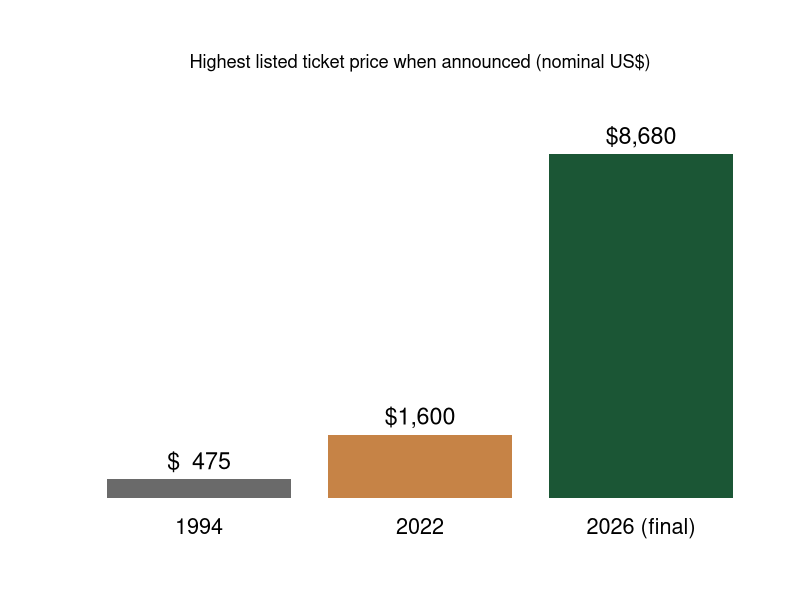
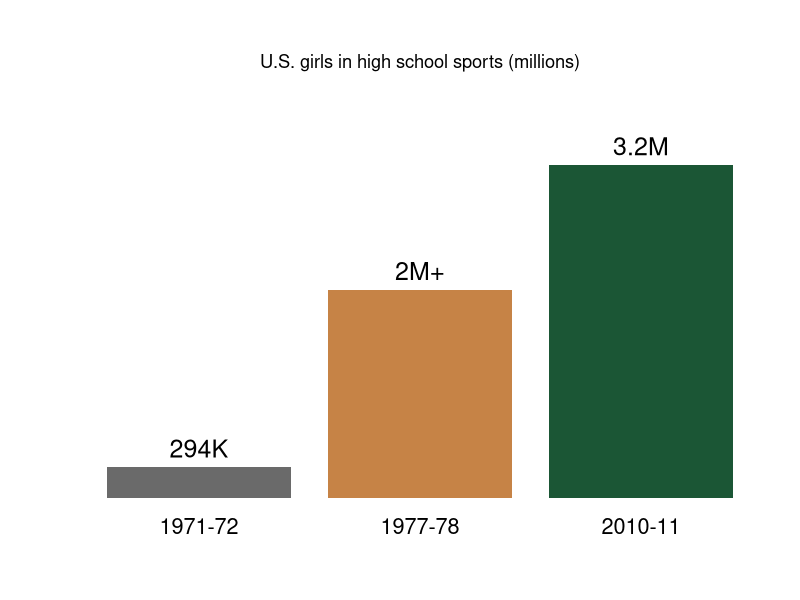
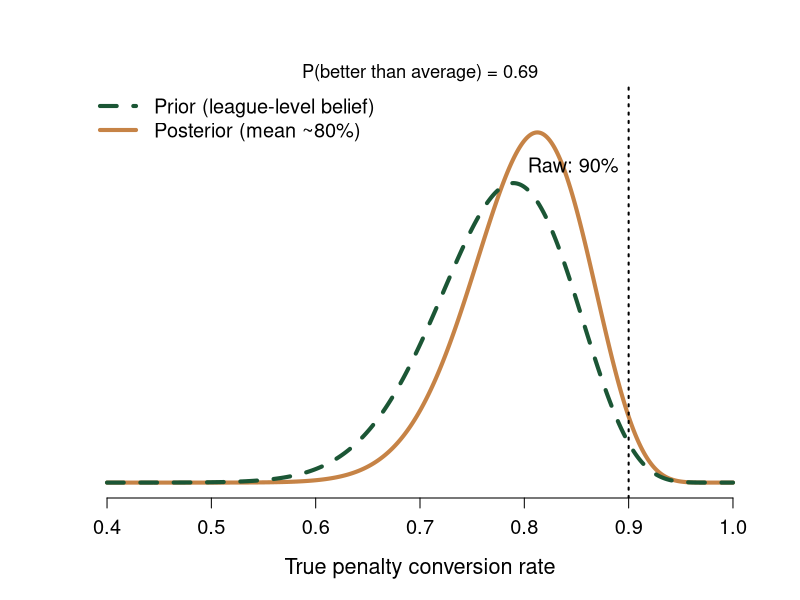
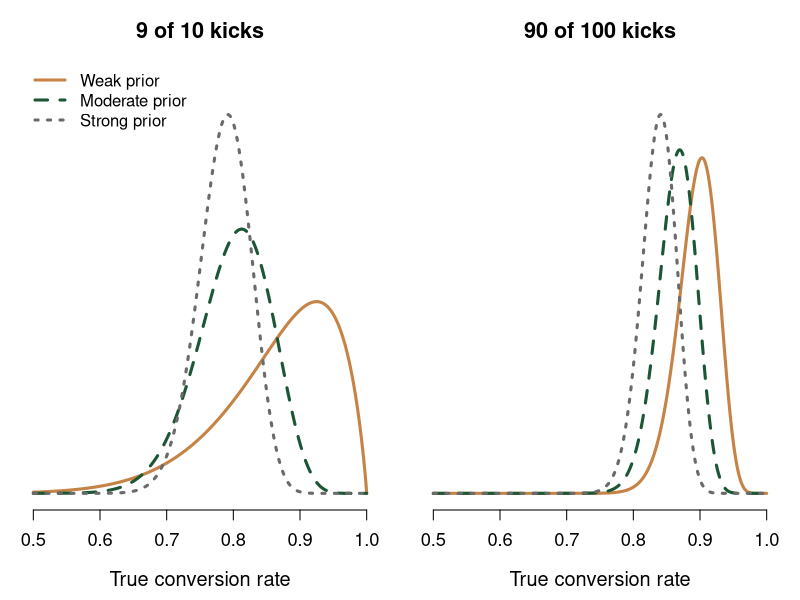
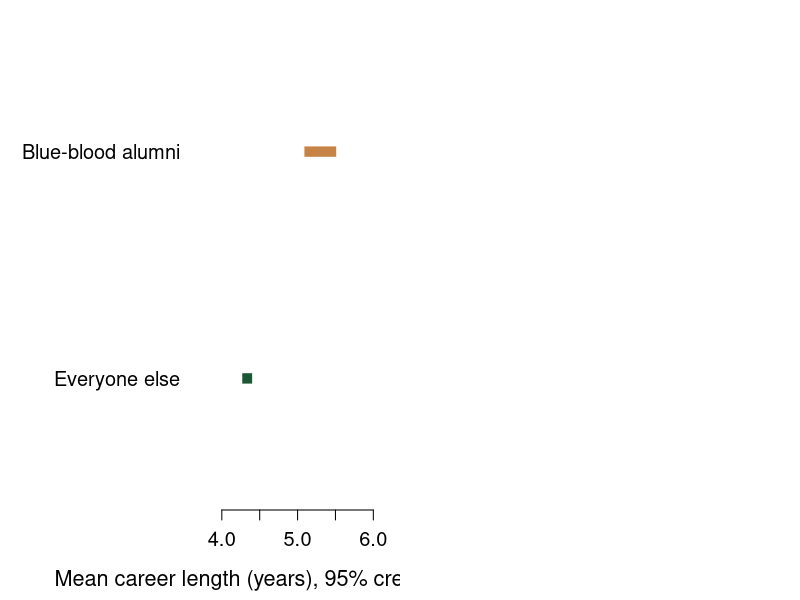
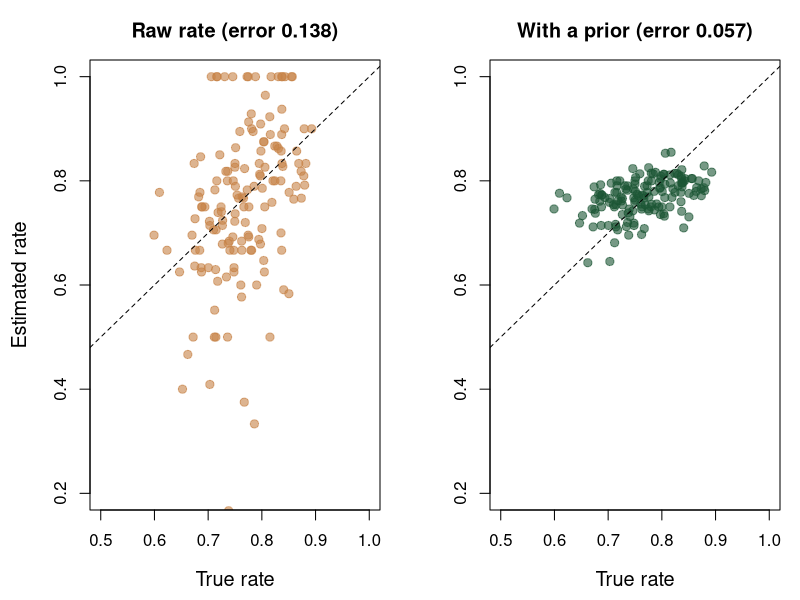
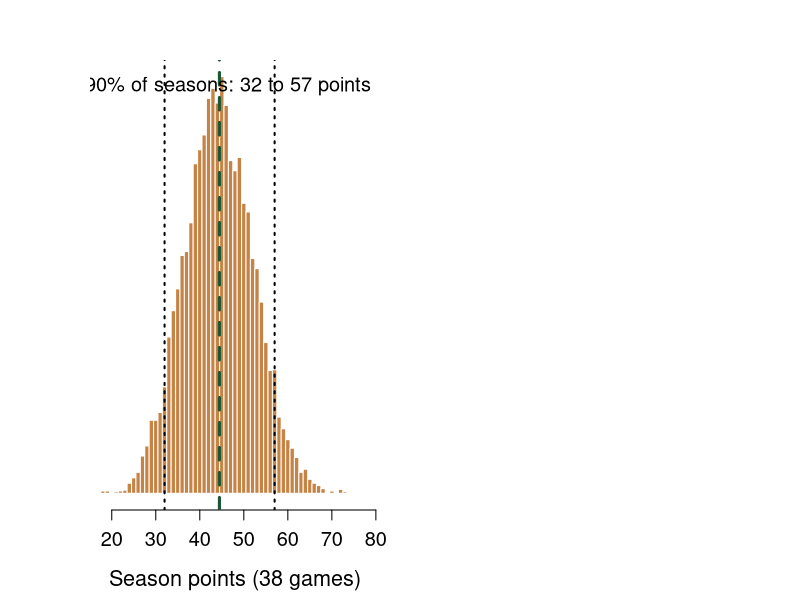

Write the R code that produced these figures, in order.
## ---- chunk 1
#| echo: false
#| fig-height: 3.8
#| fig-width: 9
yr  <- c("1994", "2022", "2026 (final)")
top <- c(475, 1600, 8680)
b <- barplot(top, names.arg = yr, col = c("#6a6a6a", "#C68346", "#1b5635"),
             border = NA, yaxt = "n", ylim = c(0, 10500), cex.names = 1.3)
text(b, top, labels = paste0("$", format(top, big.mark = ",")), pos = 3, cex = 1.4)
mtext("Highest listed ticket price when announced (nominal US$)", side = 3, line = 0.5, cex = 1.1)
## ---- chunk 2
#| echo: false
#| fig-height: 3.8
#| fig-width: 9
yrs   <- c("1971-72", "1977-78", "2010-11")
girls <- c(294015, 2000000, 3200000)
b <- barplot(girls / 1e6, names.arg = yrs, col = c("#6a6a6a", "#C68346", "#1b5635"),
             border = NA, yaxt = "n", ylim = c(0, 4), cex.names = 1.3)
text(b, girls / 1e6, labels = c("294K", "2M+", "3.2M"), pos = 3, cex = 1.5)
mtext("U.S. girls in high school sports (millions)", side = 3, line = 0.5, cex = 1.1)
## ---- chunk 3
#| echo: false
#| fig-height: 4
#| fig-width: 9
a0 <- 31; b0 <- 9            # illustrative prior: ~77% average, worth ~40 kicks
made <- 9; n <- 10
a1 <- a0 + made; b1 <- b0 + (n - made)
x     <- seq(0.4, 1, length.out = 500)
prior <- dbeta(x, a0, b0)
post  <- dbeta(x, a1, b1)
p_better <- 1 - pbeta(a0 / (a0 + b0), a1, b1)
plot(x, post, type = "l", lwd = 4, col = "#C68346",
     xlab = "True penalty conversion rate", ylab = "", yaxt = "n", bty = "n",
     ylim = c(0, max(prior, post) * 1.1), cex.lab = 1.3, cex.axis = 1.2)
lines(x, prior, lwd = 4, col = "#1b5635", lty = 2)
abline(v = 0.90, lty = 3, lwd = 2)
text(0.90, max(prior, post) * 0.9, "Raw: 90%", pos = 2, cex = 1.2)
legend("topleft", bty = "n", cex = 1.2, lwd = 4,
       col = c("#1b5635", "#C68346"), lty = c(2, 1),
       legend = c("Prior (league-level belief)",
                  paste0("Posterior (mean ~", round(100 * a1 / (a1 + b1)), "%)")))
mtext(paste0("P(better than average) = ", round(p_better, 2)),
      side = 3, line = 0, cex = 1.1)
## ---- chunk 4
#| echo: false
#| fig-height: 4
#| fig-width: 9
priors <- list(`Weak prior`     = c(3.1, 0.9),
               `Moderate prior` = c(31, 9),
               `Strong prior`   = c(77.5, 22.5))
cols <- c("#C68346", "#1b5635", "#6a6a6a")
ltys <- c(1, 2, 3)
obs  <- list(c(9, 10), c(90, 100))
par(mfrow = c(1, 2), mar = c(4.5, 1, 3, 1))
for (d in obs) {
  x  <- seq(0.5, 1, length.out = 500)
  ys <- lapply(priors, function(p) dbeta(x, p[1] + d[1], p[2] + d[2] - d[1]))
  plot(x, ys[[1]], type = "l", lwd = 3, col = cols[1], lty = ltys[1],
       xlab = "True conversion rate", ylab = "", yaxt = "n", bty = "n",
       ylim = c(0, max(unlist(ys)) * 1.1), cex.lab = 1.2, cex.axis = 1.1,
       main = paste0(d[1], " of ", d[2], " kicks"), cex.main = 1.3)
  for (i in 2:3) lines(x, ys[[i]], lwd = 3, col = cols[i], lty = ltys[i])
  if (d[2] == 10) legend("topleft", bty = "n", cex = 1.0, lwd = 3,
                         col = cols, lty = ltys, legend = names(priors))
}
## ---- chunk 5
#| echo: false
#| fig-height: 2.8
#| fig-width: 9
lo  <- c(5.09, 4.27); hi <- c(5.51, 4.40)
par(mar = c(4.5, 10, 1, 1))
plot(NULL, xlim = c(3.8, 6), ylim = c(0.5, 2.5), yaxt = "n", bty = "n",
     xlab = "Mean career length (years), 95% credible interval", ylab = "",
     cex.lab = 1.3, cex.axis = 1.2)
segments(lo, c(2, 1), hi, c(2, 1), lwd = 10, col = c("#C68346", "#1b5635"), lend = 1)
axis(2, at = c(2, 1), labels = c("Blue-blood alumni", "Everyone else"),
     las = 1, tick = FALSE, cex.axis = 1.2)
## ---- chunk 6
#| echo: false
#| fig-height: 4
#| fig-width: 9
set.seed(7)
N     <- 150
theta <- rbeta(N, 31, 9)                  # each player's true rate (simulated)
n     <- sample(3:30, N, replace = TRUE)  # kicks taken: some players have very few
made  <- rbinom(N, n, theta)
raw   <- made / n
shr   <- (31 + made) / (40 + n)
rmse  <- function(e) sqrt(mean((e - theta)^2))
par(mfrow = c(1, 2), mar = c(4.5, 4.5, 3, 1))
plot(theta, raw, pch = 19, col = adjustcolor("#C68346", 0.6), cex = 1.1,
     xlim = c(0.5, 1), ylim = c(0.2, 1),
     xlab = "True rate", ylab = "Estimated rate", cex.lab = 1.2,
     main = paste0("Raw rate (error ", round(rmse(raw), 3), ")"), cex.main = 1.2)
abline(0, 1, lty = 2)
plot(theta, shr, pch = 19, col = adjustcolor("#1b5635", 0.6), cex = 1.1,
     xlim = c(0.5, 1), ylim = c(0.2, 1),
     xlab = "True rate", ylab = "", cex.lab = 1.2,
     main = paste0("With a prior (error ", round(rmse(shr), 3), ")"), cex.main = 1.2)
abline(0, 1, lty = 2)
## ---- chunk 7
#| echo: false
#| fig-height: 4.4
#| fig-width: 9
set.seed(42)
p   <- c(win = 0.30, draw = 0.27, loss = 0.43)   # illustrative mid-table team
pts <- replicate(10000, { r <- rmultinom(1, 38, p); 3 * r[1] + r[2] })
ci  <- quantile(pts, c(0.05, 0.95))
hist(pts, breaks = seq(min(pts) - 0.5, max(pts) + 0.5, 1),
     col = "#C68346", border = "white", main = "",
     xlab = "Season points (38 games)", ylab = "", yaxt = "n",
     cex.lab = 1.3, cex.axis = 1.2)
abline(v = 38 * (3 * p["win"] + p["draw"]), lwd = 3, lty = 2, col = "#1b5635")
abline(v = ci, lwd = 2, lty = 3)
legend("topright", bty = "n", cex = 1.2,
       legend = paste0("90% of seasons: ", ci[1], " to ", ci[2], " points"))
